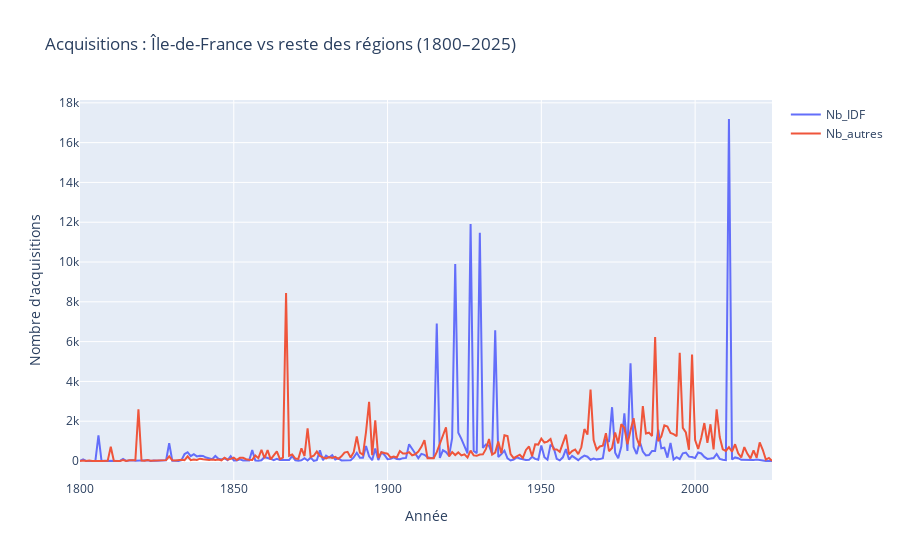

Notebook code for this chart:
### Code cell
# 1) Total France par année
total_par_an = (
    df_clean.groupby("Annee_acquisition")
            .size()
            .reset_index(name="Total_france")
)

# 2) Île-de-France par année
idf_par_an = (
    df_clean[df_clean["Region"] == "Ile-de-France"]   # change le libellé si besoin
            .groupby("Annee_acquisition")
            .size()
            .reset_index(name="Nb_IDF")
)

# 3) Fusion des deux
evo = total_par_an.merge(idf_par_an, on="Annee_acquisition", how="left")
evo["Nb_IDF"] = evo["Nb_IDF"].fillna(0)

# 4) Reste des régions
evo["Nb_autres"] = evo["Total_france"] - evo["Nb_IDF"]

# 5) Filtre temporel (19e siècle -> aujourd'hui)
evo_filtre = evo[(evo["Annee_acquisition"] >= 1800) &
                 (evo["Annee_acquisition"] <= 2025)]

# 6) Courbes IDF vs reste des régions
fig = px.line(
    evo_filtre,
    x="Annee_acquisition",
    y=["Nb_IDF", "Nb_autres"],
    title="Acquisitions : Île-de-France vs reste des régions (1800–2025)",
    labels={"Annee_acquisition": "Année", "value": "Nombre d'acquisitions"}
)

fig.update_layout(legend_title_text="")

fig.show()

### Figure 1 — Plotly figure (JSON) as saved in the notebook; plotly's stock layout.template omitted (floating-point values rounded to 4 significant figures; data arrays with more than 128 entries replaced by an {"elided": "..."} marker saying what was removed)
{"data": [{"hovertemplate": "variable=Nb_IDF<br>Année=%{x}<br>Nombre d'acquisitions=%{y}<extra></extra>", "legendgroup": "Nb_IDF", "line": {"color": "#636efa", "dash": "solid"}, "marker": {"symbol": "circle"}, "mode": "lines", "name": "Nb_IDF", "orientation": "v", "showlegend": true, "type": "scatter", "x": {"elided": "226 float values"}, "xaxis": "x", "y": {"elided": "226 float values"}, "yaxis": "y"}, {"hovertemplate": "variable=Nb_autres<br>Année=%{x}<br>Nombre d'acquisitions=%{y}<extra></extra>", "legendgroup": "Nb_autres", "line": {"color": "#EF553B", "dash": "solid"}, "marker": {"symbol": "circle"}, "mode": "lines", "name": "Nb_autres", "orientation": "v", "showlegend": true, "type": "scatter", "x": {"elided": "226 float values"}, "xaxis": "x", "y": {"elided": "226 float values"}, "yaxis": "y"}], "layout": {"legend": {"title": {"text": ""}, "tracegroupgap": 0}, "title": {"text": "Acquisitions : Île-de-France vs reste des régions (1800–2025)"}, "xaxis": {"anchor": "y", "domain": [0, 1], "title": {"text": "Année"}}, "yaxis": {"anchor": "x", "domain": [0, 1], "title": {"text": "Nombre d'acquisitions"}}}}
